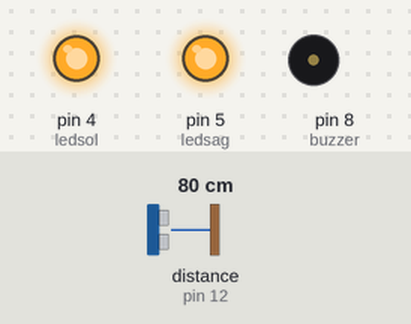
This sketch was run on a simulated Arduino Uno, built with avr-gcc and run on an emulated ATmega328P. Shown: output pins drawn as LEDs (lit = HIGH), buzzer (waves = sounding, pin HIGH). Wiring (inferred from the names in the program): ultrasonic range finder: trigger pin 13; echo pin 12. Inputs (shaded band) come from the test bench; at power-on: distance to the obstacle (sensor on pin 12) 80 cm. The echo pulse lasts 58.3 µs per cm; pins used as bus, display or sensor lines are not drawn.

Above: at 0.1 s.
Timing chart, 0 to 1.6 s (numbered marks = the images above):
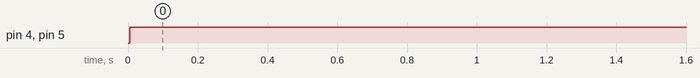

The sketch:

g_zl_k_projesikodger_ek.ino
```cpp
int trigPin = 13; /* Sensorun trig pini Arduinonun 6 numaralı ayağına bağlandı */
int echoPin = 12;  /* Sensorun echo pini Arduinonun 7 numaralı ayağına bağlandı */
int ledsag = 5;
int ledsol = 4;
int buzzer = 8;
long sure;
long uzaklik;

void setup(){
  pinMode(trigPin, OUTPUT); /* trig pini çıkış olarak ayarlandı */
  pinMode(echoPin,INPUT);/* echo pini giriş olarak ayarlandı */
  pinMode(ledsag, OUTPUT);
  pinMode(ledsol, OUTPUT);
  pinMode(buzzer, OUTPUT);
  Serial.begin(9600); /* Seri haberlesme baslatildi */
}
void loop()
{
  digitalWrite(trigPin, LOW); /* sensör pasif hale getirildi */
  delayMicroseconds(5);
  digitalWrite(trigPin, HIGH); /* Sensore ses dalgasının üretmesi için emir verildi */
  delayMicroseconds(10);
  digitalWrite(trigPin, LOW);  /* Yeni dalgaların üretilmemesi için trig pini LOW konumuna getirildi */
  sure = pulseIn(echoPin, HIGH); /* ses dalgasının geri dönmesi için geçen sure ölçülüyor */
  uzaklik= sure /29.1/2; /* ölçülen sure uzaklığa çevriliyor */
  if(uzaklik > 50 && uzaklik<30)
  {
    digitalWrite(buzzer,HIGH);
    digitalWrite(ledsag,HIGH);
    digitalWrite(ledsol,HIGH);
    delay(500);
    digitalWrite(ledsag,LOW);
    digitalWrite(ledsol,LOW);
    delay(500);

  }
  else
  {
    digitalWrite(buzzer,LOW);
    digitalWrite(ledsag,HIGH);
    digitalWrite(ledsol,HIGH);
  }


}
```

Measured:
- by itself, pin 4 (ledsol), pin 5 (ledsag): LOW → HIGH at 0.01 s
